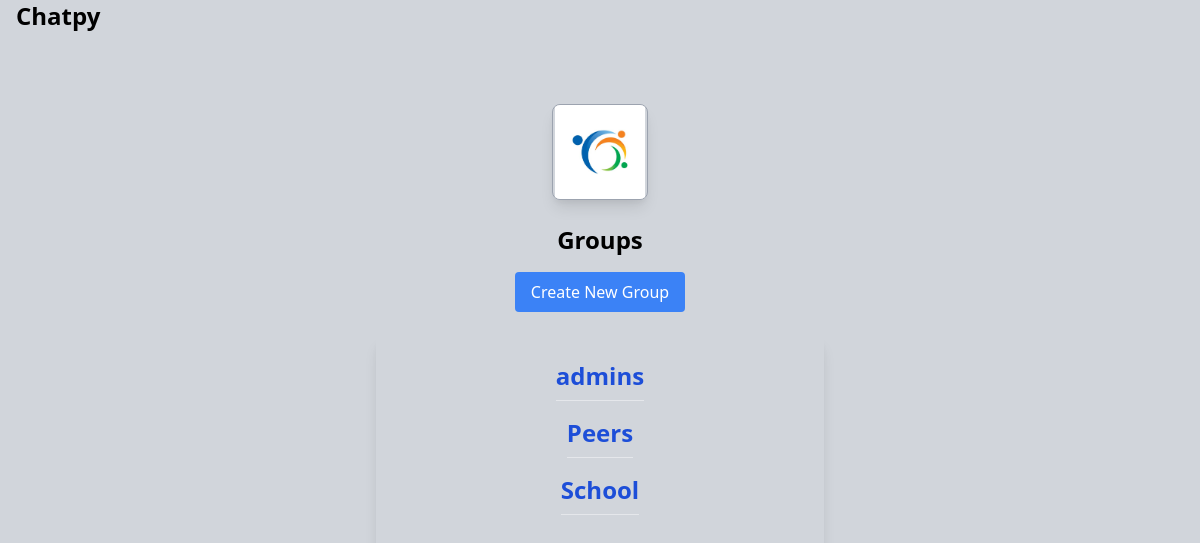
The page /groups/ on the database as committed earlier.
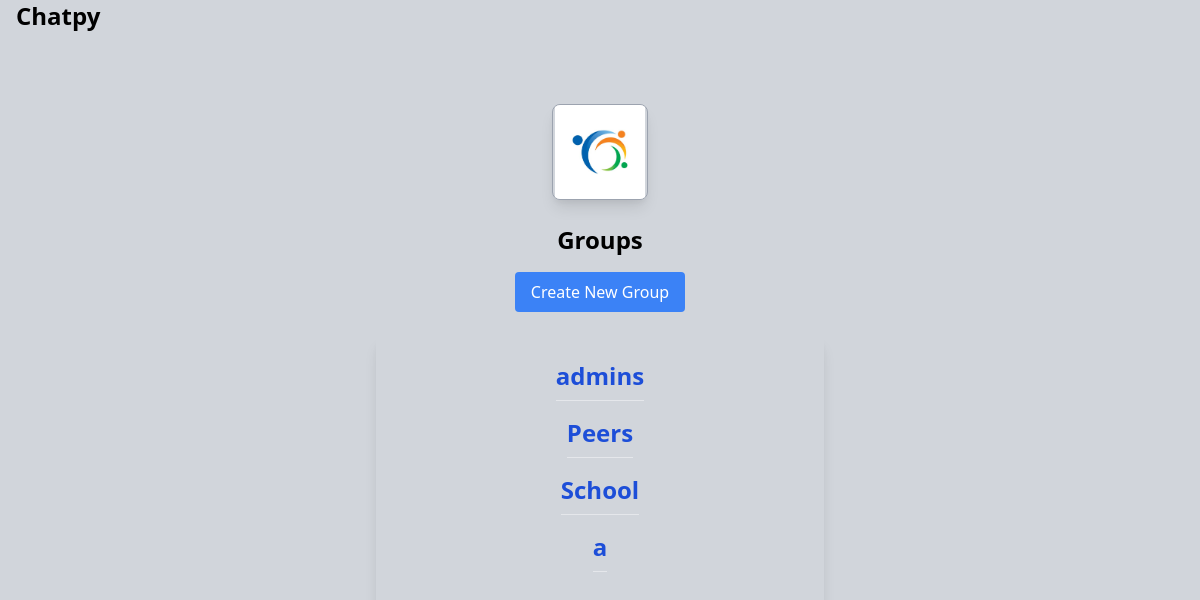
The same page on the database as committed later.
### chat/models.py (models this page shows, shortened)
class Group(models.Model):
    name = models.CharField(max_length=100)
    description = models.TextField()

### chat/views.py (the view)
# urls.py: path('groups/', views.group_list, name='group_list'),
def group_list(request):
    groups = Group.objects.all()
    context = {
        'groups': groups
    }
    return render(request, 'chat/group_list.html', context)

### chat/templates/chat/group_list.html (shortened to what this page needs)
<!DOCTYPE html>
<html>
<head>
    <link href="https://cdn.jsdelivr.net/npm/tailwindcss@2.2.19/dist/tailwind.min.css" rel="stylesheet">
</head>
<body class="bg-gray-300"  >
    <a href="/" class="mt-0 ml-4 mb-10 block text-black font-bold text-2xl hover:text-gray-700">Chatpy</a>
    <div class="container mx-auto px-4 py-8">
        <div class="flex justify-center mb-6">
            <img src="../../../media/people-circle-connection-group-logo-vector.jpg" alt="Logo" class="w-24 h-24 object-contain rounded-lg shadow-lg border border-gray-400">
        </div>
        <h1 class="text-2xl font-bold mb-4 text-center">Groups</h1>
        <div class="flex justify-center mb-6">
            <a href="{% url 'group_create' %}" class="bg-blue-500 text-white px-4 py-2 rounded hover:bg-blue-600">Create New Group</a>
        </div>
            <div class="flex justify-center">
                <ul class="bg-white-200 p-6 rounded-lg shadow-lg w-full max-w-md flex flex-col items-center">
                    {% for group in groups %}
                        <li class="mb-4 border-b border-gray-200 pb-2">
                            <a href="{% url 'group_chat' group.id %}" class="text-blue-700 hover:underline block text-2xl font-bold transform transition-transform duration-300 hover:scale-105">
                                {{ group.name }}
                            </a>
                                                    </li>
                    {% endfor %}
                </ul>
            </div>
    </div>
</body>
</html>

Rows that differ between the two databases and show on the page:
added Group: name "a"
